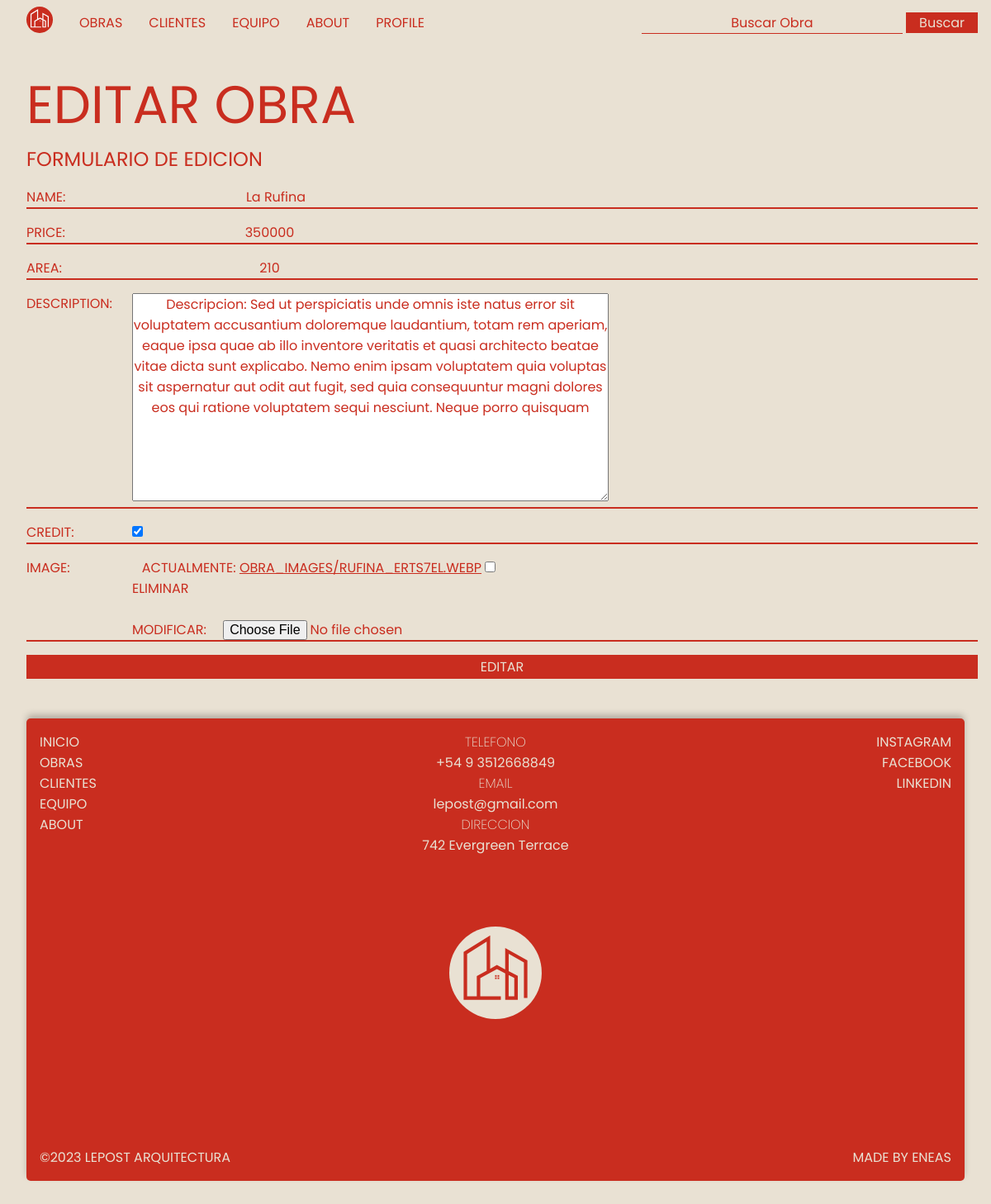
Page /obras/edit-obra/1 (signed in) on the committed database.
### obras/models.py (models this page shows, shortened)
class Obra(models.Model):
    name = models.CharField(max_length=100)
    price = models.IntegerField()
    area = models.IntegerField()
    description = models.TextField()
    credit = models.BooleanField()
    image = models.ImageField(upload_to='obra_images', null=True, blank=True) #se debe instalar pillow. upload_to es donde se va a guardar la imangen en la base de datos

### obras/views.py (the view)
# urls.py: path('edit-obra/<int:pk>', edit_obra.as_view()),
@method_decorator(user_passes_test(lambda u: u.is_superuser), name='dispatch') #permiso para superusuario
class edit_obra(UpdateView):
  model = Obra
  template_name = 'obras/edit_obra.html'
  fields = ['name', 'price', 'area', 'description', 'credit', 'image']
  success_url = '/obras/list-obras/'

### templates/obras/edit_obra.html (shortened to what this page needs)
{% extends "base.html" %}
{% block content %}
<section class="section">
  {% if request.method == "GET"%}
    {%if request.user.is_superuser%}
    <main id="form">
      <h1>EDITAR OBRA</h1>
        <div class="formContainer">
          <form action="" method="POST" enctype="multipart/form-data">
            <legend>FORMULARIO DE EDICION</legend>
            <table>
              {{ form.as_table }}
            </table>
            <div class="form-group">
              <button type="submit" className="addBtn">EDITAR</button>
            </div>
          </form>
        </div>
    </main>
    {% endif %}
  {% endif %}
</section>
{% endblock %}

### static/css/styles.css (style rules this page uses)
:root { --main-color: #161616; --main-color: #c92d1f; --second-color: #e9e1d3; --main-bg: #e9e1d3; }
* { font-family: 'Poppins', sans-serif; font-size: 16px; font-weight: 400; text-align: center; color: var(--main-color); margin: 0; padding: 0; box-sizing: border-box; }
html { background-color: var(--main-bg); margin: 0 1rem; }
main { min-height: calc(100vh - 66px - 4rem); }
#form { margin-top: 2rem; display: grid; grid-template-columns: repeat(12, 1fr); }
#form h1 { grid-column: auto / span 12; font-size: 4rem; font-weight: 400; text-align: left; margin: 0rem 1rem 0; padding: 0; line-height: 6rem; }
.formContainer { grid-column: 1 / span 12; width: 100% !important; margin: 0 1rem; padding-right: 1rem; }
.formContainer legend { text-align: left; font-size: 1.5rem; margin-bottom: 1rem; }
.form-group { width: 100%; display: flex; flex-direction: row; justify-content: flex-start; align-items: center; text-align: left; padding: 0; margin-bottom: 1rem; border-bottom: 2px solid var(--main-color); }
.form-group:has(button) { border-bottom: none; }
.form-group button { border: 2px solid var(--main-color); width: 100%; background-color: var(--main-color); color: var(--main-bg); cursor: pointer; transition: all 0.5s ease-out; }
#form a { grid-column: 1 / span 12; text-align: center; }
.formContainer table { display: flex; flex-direction: column; width: 100%; }
.formContainer table tr { display: flex; flex-direction: row; width: 100%; padding: 0; margin-bottom: 1rem; border-bottom: 2px solid var(--main-color); text-transform: uppercase; }
.formContainer table tr label { display: block; width: 8rem; text-align: left; background-color: transparent; border: none; }
.formContainer table tr input { background-color: transparent; border: none; padding-left: 1rem; }

### rows in the picture
Obra: name "La Rufina", price "350000", area "210", description "Descripcion: Sed ut perspiciatis unde omnis iste natus error sit voluptatem accusantium doloremque laudantium, totam rem aperiam, eaque ipsa quae ab illo inventore veritatis et quasi architecto beatae vitae dicta sunt explicabo. Nemo enim ipsam voluptatem quia voluptas sit aspernatur aut odit aut fugit, sed quia consequuntur magni dolores eos qui ratione voluptatem sequi nesciunt. Neque porro quisquam", credit "☑"
